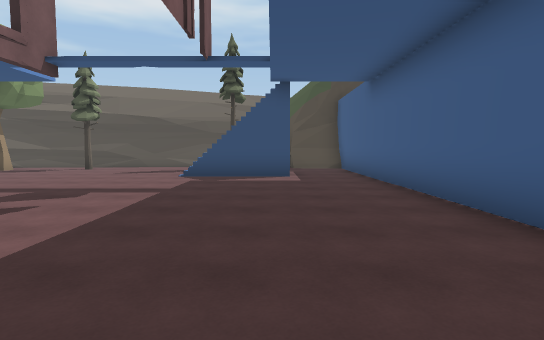
view 1 (above)

13 first-person views from a walk through a 3-D level made in the Unity game engine. The camera is 1.5 m above the floor, tilts 4° down and sees 80° across. The floor is counted in squares, 2 m on a side. Each view is taken from the middle of a square. On the plan, view 1 faces up. The plan holds only what a view shows up to about 11 squares ahead; the rest is blank. The place goes on beyond the plan.

view 2
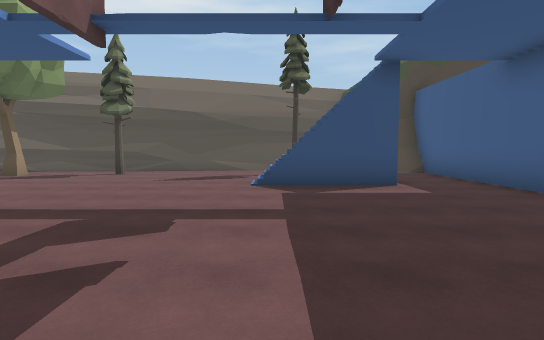

view 3
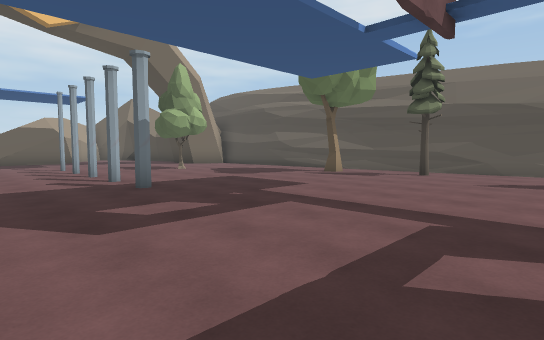

view 4
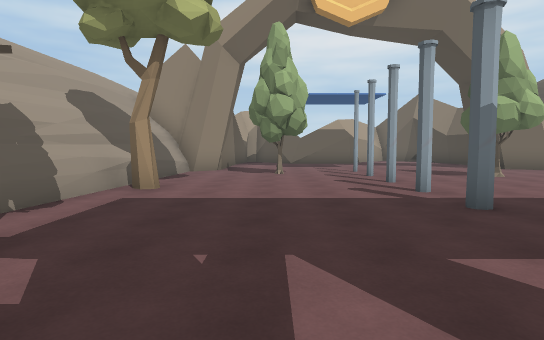

view 5
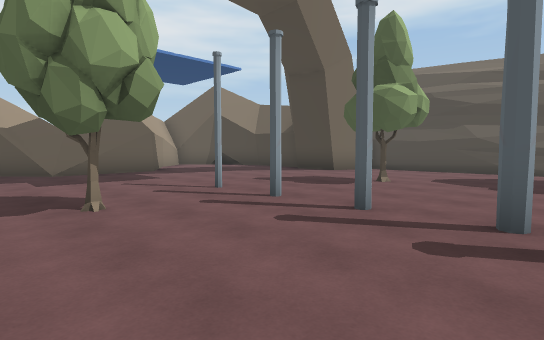

view 6
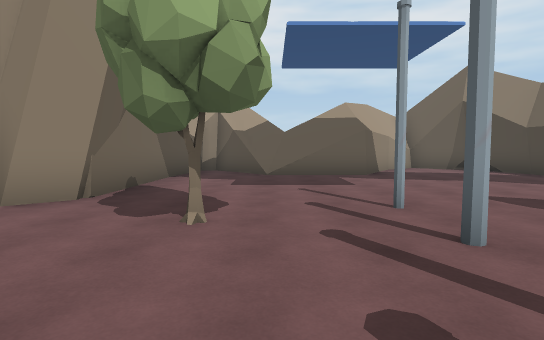

view 7
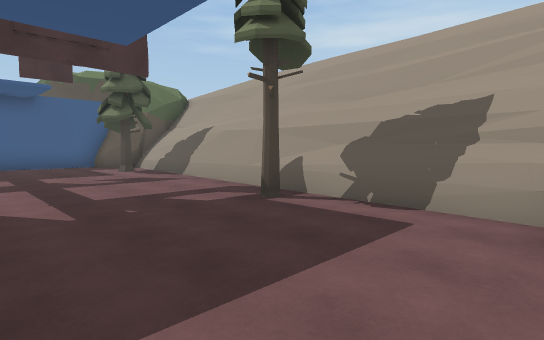

view 8
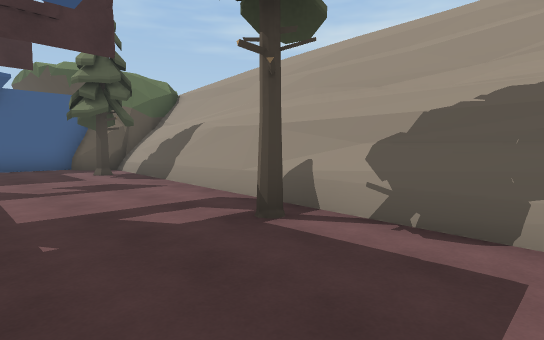

view 9
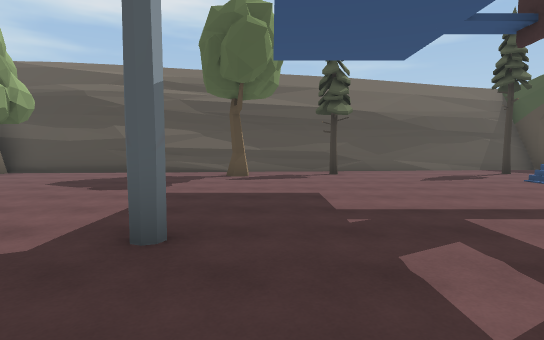

view 10
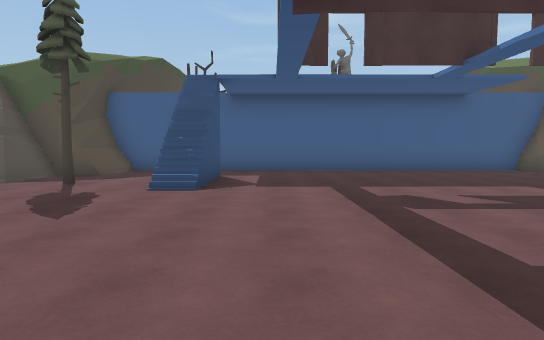

view 11
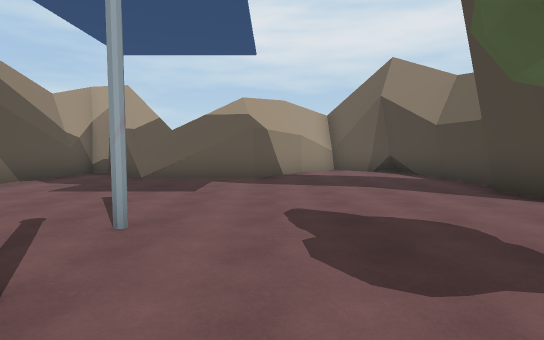

view 12
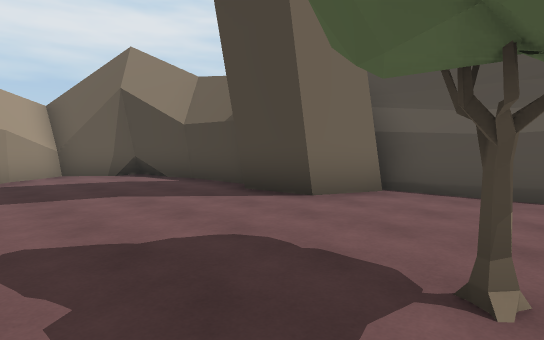

view 13
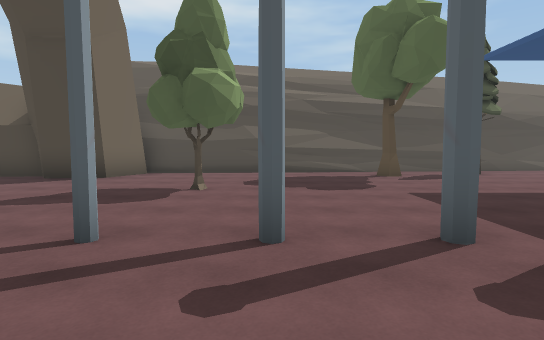

### Floor plan
Points are (right, up) in squares from view 1. A wall is a line through its corners. A room is listed if a view was taken in it or the views show most of it. See-through windows are left out.
Room 1 (views 1, 2, 3, 4, 5, 6, 7, 8, 9, 10, 11, 12, 13)
walls: (-10.6, -1.5) (-6.4, -1.8); (-6.1, -1.8) (-2.8, -2.1); (-7.4, 12.1) (-16.1, 11.5); (-7.4, 12.3) (-16.1, 11.3); (-2.9, -1.8) (0.1, -2.2); (-15.3, -0.7) (1.2, -2.1); (-16.2, 0.4) (-15.7, 0.4) (-15.2, -0.3); (-15.4, -0.9) (-13.3, -1); (-15.5, -1) (-13.5, -1.2); (-15.5, 11.2) (-16, 9.9) (-17.5, 9.7) (-17.9, 10.2) (-20, 10.2) (-21.6, 9.5) (-22.9, 7.9) (-22.2, 7.5) (-21.9, 6.9) (-19.8, 5.5) (-19.8, 2.9); (0.7, 11.8) (0.8, 12.7); (0.8, 11.7) (0.7, 12.2); (1.4, -1.4) (2.1, -1.1); (1.4, -1.5) (1.6, -1.2) (2.5, -1.1) (2.5, 11.5); (1.8, -1) (2.5, -1); (0.8, 12.6) (-0.4, 12.5); (-19.7, 4.7) (-20.5, 2.3); (-19, 0.4) (-15.7, 0.3); (0.7, 13.3) (-6.3, 12.4); (-19.9, 2.7) (-21.2, 1.7); (2.5, 11.8) (0.7, 12); (-20.4, 3.2) (-20.7, 2.4); (2.5, 12) (0.7, 12.2); (-20.6, 3.1) (-20.8, 2.6); (-20.7, 2.1) (-21.5, 1.3) (-21.5, 0.8) (-20.4, 0.7); (-20.9, 0.8) (-18.2, 0.4); (-22.8, 8) (-21.9, 7.1)
low walls: (-7.7, 12.2) (-8.6, 12.1); (-5, 12.2) (-5.5, 12.2); (1.3, 11.6) (0.7, 11.8); (1.7, -1) (2.2, -0.9); (0.8, 12.9) (-5.6, 12.4); (-19.8, 3.9) (-20.2, 2.6); (-19.8, 3.2) (-19.9, 2.7); (2.5, 11.5) (1.2, 11.7); (-20.8, 9.8) (-21.4, 9.8); (-21.4, 9.7) (-21.9, 9.6) (-21.7, 9.1)
objects: other object (-15, 5); other object (-14, 2); other object (-14, 5) to (-13, 5); other object (-13, 8); other object (-12, 5); other object (-11, 0); other object (-11, 5); other object (-9, 5); other object (-9, 10); other object (-7, 0); other object (-6, 11); other object (-1, -1); other object (-1, 11)

Where each view was taken, in squares from view 1:
view 1: 0 up, 0 right, facing up
view 2: 2 up, 2 left, facing up
view 3: 2 up, 3 left, facing up-left
view 4: 2 up, 5 left, facing left
view 5: 1 up, 10 left, facing up-left
view 6: 3 up, 11 left, facing left
view 7: 3 up, 11 left, facing down-right
view 8: 2 up, 10 left, facing down-right
view 9: 2 up, 8 left, facing up
view 10: 7 up, 8 left, facing right
view 11: 6 up, 12 left, facing left
view 12: 6 up, 13 left, facing up-left
view 13: 2 up, 12 left, facing up
